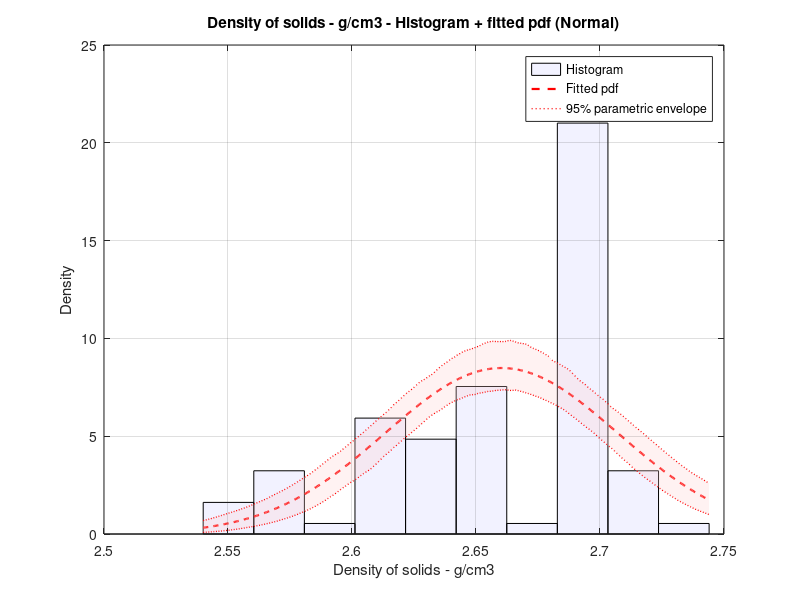
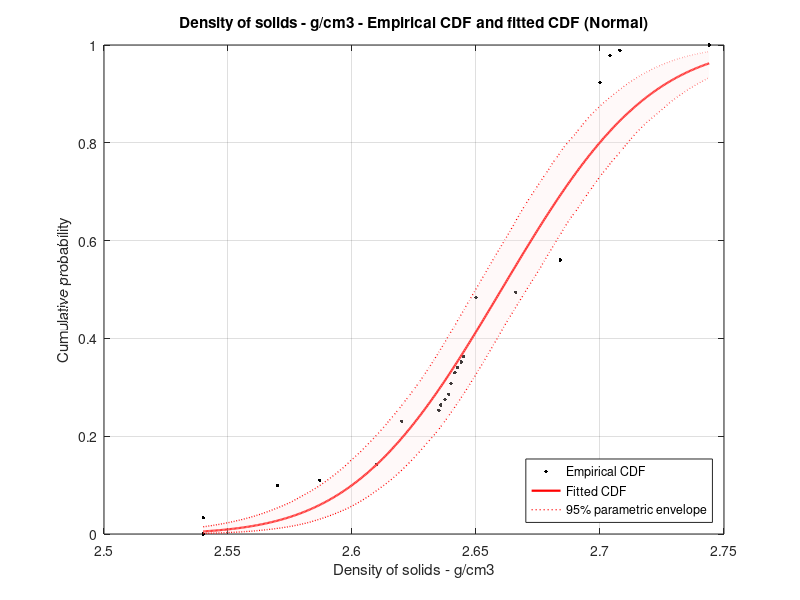

Recreate these plots in MATLAB, in order.
% stat_m.m
%
% Distribution analysis and conditional outlier detection
%
% Output: results.report contains parameters and analytical statistics of the bestModel

%% --- USER INPUT: paste your data and label here ---
raw_data = [ ...

2.54;

2.54;

2.54;

2.57;

2.57;

2.57;

2.57;

2.57;

2.57;

2.587;

2.61;

2.61;

2.61;

2.62;

2.62;

2.62;

2.62;

2.62;

2.62;

2.62;

2.62;

2.635;

2.635;

2.63575;

2.6375;

2.639;

2.64;

2.64;

2.6415;

2.6415;

2.6425;

2.644;

2.645;

2.65;

2.65;

2.65;

2.65;

2.65;

2.65;

2.65;

2.65;

2.65;

2.65;

2.65;

2.666;

2.684;

2.684;

2.684;

2.684;

2.684;

2.684;

2.7;

2.7;

2.7;

2.7;

2.7;

2.7;

2.7;

2.7;

2.7;

2.7;

2.7;

2.7;

2.7;

2.7;

2.7;

2.7;

2.7;

2.7;

2.7;

2.7;

2.7;

2.7;

2.7;

2.7;

2.7;
2.7;

2.7;

2.7;

2.7;

2.7;

2.7;

2.7;

2.7;

2.704;

2.704;

2.704;

2.704;

2.704;

2.708;

2.744

];

data_label = 'Density of solids - g/cm3';

%% Preparation and basic statistics
x = raw_data(:);

x = x(~isnan(x));
if isempty(x), error('raw_data is empty.'); end

N = numel(x);

if N < 3, error('Sample too small (N < 3).'); end

mean_x = mean(x);

median_x = median(x);

sd_x = std(x,0);
cv = sd_x / mean_x;

mad_x = mad(x,1);
min_x = min(x);
max_x = max(x);

fprintf('\nAnalyzing: %s (N=%d) \n', data_label, N);
fprintf('sample mean = %.6g, median = %.6g, sd = %.6g, CV = %.3g\n', mean_x, median_x, sd_x, cv);

%% --- Fit candidate models (moments / MLE) ---
% Normal
p_norm.mu = mean_x;
p_norm.sigma = sd_x;
ll_norm = sum(log(normpdf(x, p_norm.mu, p_norm.sigma) + eps));
AIC_norm = 2*2 - 2*ll_norm;

% LogNormal (MLE on log scale) if all positive
has_logn = all(x > 0);
if has_logn
  y = log(x);
  p_logn.mu = mean(y);
  p_logn.sigma = std(y,0);
  ll_logn = sum(log(lognpdf(x, p_logn.mu, p_logn.sigma) + eps));
  AIC_logn = 2*2 - 2*ll_logn;
else
  AIC_logn = Inf;
end

% Exponential (scale = mean)
has_exp = all(x >= 0);
if has_exp
  p_exp.scale = mean(x); % scale parameter (mean)
  ll_exp = sum(log(exppdf(x, p_exp.scale) + eps));
  AIC_exp = 2*1 - 2*ll_exp;
else
  AIC_exp = Inf;
end

% Triangular (mode from histogram) - optional
a_tri = min_x; b_tri = max_x;
[counts_hist, centers_hist] = hist(x, max(3, ceil(sqrt(N))));
[~, idxm] = max(counts_hist);
m_tri = centers_hist(idxm);
if exist('tri_pdf', 'file') == 2
  pdf_tri_vals = tri_pdf(x, a_tri, m_tri, b_tri);
  ll_tri = sum(log(pdf_tri_vals + eps));
  AIC_tri = 2*3 - 2*ll_tri;
else
  AIC_tri = Inf;
end

% Beta if in (0,1)
has_beta = all(x > 0) && all(x < 1);
if has_beta
  ab = betafit(x);
  p_beta.a = ab(1); p_beta.b = ab(2);
  ll_beta = sum(log(betapdf(x, p_beta.a, p_beta.b) + eps));
  AIC_beta = 2*2 - 2*ll_beta;
else
  AIC_beta = Inf;
end

% assemble model list and choose by AIC
models = {}; aic_vals = [];
models{end+1} = 'Normal'; aic_vals(end+1) = AIC_norm;
if has_logn; models{end+1} = 'LogNormal'; aic_vals(end+1) = AIC_logn; end
if has_exp; models{end+1} = 'Exponential'; aic_vals(end+1) = AIC_exp; end
if has_beta; models{end+1} = 'Beta'; aic_vals(end+1) = AIC_beta; end
if exist('tri_pdf', 'file') == 2; models{end+1} = 'Triangular'; aic_vals(end+1) = AIC_tri; end

[~, idxBest] = min(aic_vals);
bestModel = models{idxBest};
fprintf('Selected best model by AIC: %s\n', bestModel);

%% --- GOF (KS bootstrap) - optional if ks_boot available ---
if exist('ks_boot', 'file') == 2
  Bboot = 500;
  gof_results = struct();
  % Normal
  est_norm_handle = @(d) struct('type', 'Normal','mu',mean(d),'sigma', std(d,0));
  cdf_norm_handle = @(z,p) normcdf(z, p.mu, p.sigma);
  gof_results.Normal.pval = ks_boot(x, cdf_norm_handle, est_norm_handle, Bboot);
  % LogNormal
  if has_logn
    est_logn_handle = @(d) struct('type', 'LogNormal','mu',mean(log(d)),'sigma', std(log(d),0));
    cdf_logn_handle = @(z,p) logncdf(z, p.mu, p.sigma);
    gof_results.LogNormal.pval = ks_boot(x, cdf_logn_handle, est_logn_handle, Bboot);
  end
  if has_exp
    est_exp_handle = @(d) struct('type', 'Exponential', 'mu',mean(d));
    cdf_exp_handle = @(z,p) expcdf(z, p.mu);
    gof_results.Exponential.pval = ks_boot(x, cdf_exp_handle, est_exp_handle, Bboot);
  end
  if has_beta
    est_beta_handle = @(d) struct('type', 'Beta','a',betafit(d)(1),'b',betafit(d)(2));
    cdf_beta_handle = @(z,p) betacdf(z, p.a, p.b);
    gof_results.Beta.pval = ks_boot(x, cdf_beta_handle, est_beta_handle, Bboot);
  end
  if exist('cdf_tri_vector', 'file') == 2
    p_tri = struct('type','Triangular','a',a_tri,'m',m_tri,'b',b_tri);
    est_tri_wrapper = @(d) p_tri;
    cdf_tri_handle = @(z,p) cdf_tri_vector(z,p);
    gof_results.Triangular.pval = ks_boot(x, cdf_tri_handle, est_tri_wrapper, Bboot);
  end
  disp('GOF p-values (KS bootstrap):'); disp(gof_results);
else
  warning('ks_boot not found: skipping KS bootstrap GOF.');
end

%% --- Build unambiguous report for the bestModel ---
report = struct();
report.model = bestModel;
report.sample_mean = mean_x;
report.sample_sd = sd_x;
report.sample_cv = cv;

% compute analytic parameters and percentiles for the chosen model only
switch bestModel

case 'Normal'
  report.param_name = 'Normal (mean, sd)';
  report.mu = p_norm.mu;
  report.sigma = p_norm.sigma;
  report.mean_analytic = p_norm.mu;
  report.sd_analytic = p_norm.sigma;
  report.P5 = norminv(0.05, p_norm.mu, p_norm.sigma);
  report.P50 = p_norm.mu;
  report.P95 = norminv(0.95, p_norm.mu, p_norm.sigma);

case 'LogNormal'
  report.param_name = 'LogNormal (mu_ln, sigma_ln)';
  report.mu_ln = p_logn.mu;
  report.sigma_ln = p_logn.sigma;
  report.mean_analytic = exp(p_logn.mu + 0.5 * p_logn.sigma^2);
  report.sd_analytic = sqrt((exp(p_logn.sigma^2)-1)*exp(2*p_logn.mu + p_logn.sigma^2));
  report.P5 = exp(p_logn.mu + norminv(0.05)*p_logn.sigma);
  report.P50 = exp(p_logn.mu);
  report.P95 = exp(p_logn.mu + norminv(0.95)*p_logn.sigma);

case 'Exponential'
  report.param_name = 'Exponential (scale)';
  report.scale = p_exp.scale;
  report.mean_analytic = p_exp.scale;
  report.sd_analytic = p_exp.scale;
  report.P5 = - p_exp.scale * log(1-0.05);
  report.P50 = - p_exp.scale * log(0.5);
  report.P95 = - p_exp.scale * log(1-0.95);

case 'Beta'
  report.param_name = 'Beta (a, b)';
  report.a = p_beta.a;
  report.b = p_beta.b;
  report.mean_analytic = p_beta.a / (p_beta.a + p_beta.b);
  report.sd_analytic = sqrt((p_beta.a*p_beta.b)/((p_beta.a+p_beta.b)^2*(p_beta.a+p_beta.b+1)));
  report.P5 = betainv(0.05, p_beta.a, p_beta.b);
  report.P50 = betainv(0.5, p_beta.a, p_beta.b);
  report.P95 = betainv(0.95, p_beta.a, p_beta.b);

case 'Triangular'
  report.param_name = 'Triangular (a, m, b)';
  report.a = a_tri; report.m = m_tri; report.b = b_tri;
  report.mean_analytic = (a_tri + m_tri + b_tri)/3;
  report.sd_analytic = NaN;
  report.P5 = []; report.P50 = []; report.P95 = [];

otherwise
  error('Unknown bestModel: %s', bestModel);
end
results = struct();
results.report = report;

%% --- Parametric bootstrap only for the bestModel (when applicable)
if strcmp(bestModel, 'LogNormal')
  Bparam = 2000;
  rng('default');
  mu_boot = zeros(Bparam, 1); sigma_boot = zeros(Bparam, 1);

  for b = 1:Bparam
    sim = lognrnd(p_logn.mu, p_logn.sigma, N, 1);
    mu_boot(b) = mean(log(sim));
    sigma_boot(b) = std(log(sim),0);
  end
  results.report.mu_ln_CI = prctile(mu_boot, [2.5 97.5]);
  results.report.sigma_ln_CI = prctile(sigma_boot, [2.5 97.5]);
  fprintf('Parametric bootstrap (LogNormal) mu_ln CI: [%.6g, %.6g], sigma_ln CI: [%.6g, %.6g]\n', ...
    results.report.mu_ln_CI(1), results.report.mu_ln_CI(2), results.report.sigma_ln_CI(1), results.report.sigma_ln_CI(2));

elseif strcmp(bestModel, 'Normal')
  % optional parametric bootstrap for Normal
  Bparam = 1000;
  rng('default');
  mu_b = zeros(Bparam, 1); sd_b = zeros(Bparam,1);
  for b = 1:Bparam
    sim = normrnd(p_norm.mu, p_norm.sigma, N, 1);
    mu_b(b) = mean(sim); sd_b(b)= std(sim,0);
  end
  results.report.mu_CI = prctile(mu_b, [2.5 97.5]);
  results.report.sigma_CI = prctile(sd_b, [2.5 97.5]);
  fprintf('Parametric bootstrap (Normal) mean CI: [%.6g, %.6g], sd CI: [%.6g, %.6g]\n', ...
    results.report.mu_CI(1), results.report.mu_CI(2), results.report.sigma_CI(1), results.report.sigma_CI(2));

elseif strcmp(bestModel, 'Exponential')
  % optional bootstrap for exponential scale
  Bparam = 1000;
  rng('default');
  scale_b = zeros(Bparam, 1);
  for b = 1:Bparam
    sim = exprnd(p_exp.scale, N, 1);
    scale_b(b) = mean(sim);
  end
  results.report.scale_CI = prctile(scale_b, [2.5 97.5]);
  fprintf('Parametric bootstrap (Exponential) scale CI: [%.6g, %.6g]\n', results.report.scale_CI(1), results.report.scale_CI(2));
end

%% --- Final printout (only fields of the bestModel) ---
fprintf(' \n --- Final report for bestModel: %s --- \n', bestModel);
switch bestModel

case 'Normal'
  fprintf('Model: Normal\n');
  fprintf('mu = %.6g, sigma = %.6g\n', results.report.mu, results.report.sigma);
  fprintf('analytic mean = %.6g, analytic sd = %.6g\n', results.report.mean_analytic, results.report.sd_analytic);
  fprintf('P5, P50, P95 = %.6g, %.6g, %.6g\n', results.report.P5, results.report.P50, results.report.P95);

case 'LogNormal'
  fprintf('Model: LogNormal\n');
  fprintf('mu_ln = %.6g, sigma_ln = %.6g\n', results.report.mu_ln, results.report.sigma_ln);
  fprintf('analytic mean = %.6g, analytic sd = %.6g\n', results.report.mean_analytic, results.report.sd_analytic);
  fprintf('P5, P50, P95 = %.6g, %.6g, %.6g\n', results.report.P5, results.report.P50, results.report.P95);

case 'Exponential'
  fprintf('Model: Exponential\n');
  fprintf('scale = %.6g\n', results.report.scale);
  fprintf('analytic mean = %.6g, analytic sd = %.6g\n', results.report.mean_analytic, results.report.sd_analytic);
  fprintf('P5, P50, P95 = %.6g, %.6g, %.6g\n', results.report.P5, results.report.P50, results.report.P95);

case 'Beta'
  fprintf('Model: Beta\n');
  fprintf('a = %.6g, b = %.6g\n', results.report.a, results.report.b);
  fprintf('analytic mean = %.6g, analytic sd = %.6g\n', results.report.mean_analytic, results.report.sd_analytic);
  fprintf('P5, P50, P95 = %.6g, %.6g, %.6g\n', results.report.P5, results.report.P50, results.report.P95);

case 'Triangular'
  fprintf('Model: Triangular\n');
  fprintf('a = %.6g, m = %.6g, b = %.6g\n', results.report.a, results.report.m, results.report.b);
  fprintf('analytic mean = %.6g\n', results.report.mean_analytic);

otherwise
  fprintf('No final print implemented for model: %s\n', bestModel);
end

%% --- Conditional outlier detection (applied to bestModel) ---
function out_idx = detect_outliers_by_model_local(xvec, model_name, mad_thresh)
if nargin < 3; mad_thresh = 3.5; end
pos = find(~isnan(xvec));
x_pos = xvec(pos);

switch model_name
case 'LogNormal'
  y = log(x_pos);

case 'Beta'
  x_pos = min(max(x_pos, eps), 1-eps);
  y = log(x_pos ./ (1 - x_pos));

case 'Exponential'
  y = log(x_pos);

otherwise
  y = x_pos;
end

Q1 = prctile(y,25); Q3 = prctile(y,75); IQRval = Q3 - Q1;
iqr_low = Q1 - 1.5 * IQRval; iqr_high = Q3 + 1.5 * IQRval;
idx_iqr = find(y < iqr_low | y > iqr_high);

med_y = median(y); mad_y = mad(y,1);
if mad_y == 0
  idx_mad = [];
else
  robust_z = abs((y - med_y) / (1.4826 * mad_y));
  idx_mad = find(robust_z > mad_thresh);
end
idx_union = unique([idx_iqr; idx_mad]);

out_idx = pos(idx_union);
end

outliers_conditional = detect_outliers_by_model_local(x, bestModel, 3.5);
fprintf('\nOutlier detection (conditional on %s): \n', bestModel);
if isempty(outliers_conditional)
  fprintf(' (none) \n');
else
  for i = 1:numel(outliers_conditional)
    fprintf(' index %d, value = %.6g\n', outliers_conditional(i), x(outliers_conditional(i)));
  end
end

%% --- Plot: linear histogram + fitted pdf + bootstrap envelope (95% CI) ---
% We assume the following variables exist in the workspace:
% x, bestModel, p_norm, p_logn, p_exp, p_beta, a_tri, m_tri, b_tri

Bplot = 500;
xx = linspace(min(x), max(x), 400);

% --- histogram / KDE
figure('Name', ['Histogram + fitted pdf - ' data_label], 'NumberTitle', 'off');
if exist('histcounts', 'file') == 2
  [counts_plot, edges_plot] = histcounts(x, max(3, ceil(sqrt(N))));
  centers_plot = (edges_plot(1:end-1) + edges_plot(2:end))/2;
  binw_plot = edges_plot(2) - edges_plot(1);
else
  [counts_plot, centers_plot] = hist(x, max(3, ceil(sqrt(N))));
  binw_plot = centers_plot(2) - centers_plot(1);
end
density_plot = counts_plot / (N * binw_plot);
bar(centers_plot, density_plot, 1, 'FaceColor', [0.95 0.95 1], 'EdgeColor', 'k');
hold on;

% KDE (if available)
if exist('ksdensity', 'file') == 2 || exist('ksdensity', 'builtin') == 5
  try
    [f_kde, xi_kde] = ksdensity(x, 'Support', [min(x) max(x)]);
    plot(xi_kde, f_kde, 'Color', [0.2 0.2 0.8], 'LineWidth', 1.2);
  catch
    % ignore KDE errors
  end
end

% --- fitted pdf according to bestModel
pdf_hat = zeros(size(xx));
simfun = []; param1 = []; param2 = [];
switch bestModel
case 'Normal'
  pdf_hat = normpdf(xx, p_norm.mu, p_norm.sigma);
  simfun = @(mu, sig) normrnd(mu, sig, N, 1);
  param1 = p_norm.mu; param2 = p_norm.sigma;
case 'LogNormal'
  pdf_hat = lognpdf(xx, p_logn.mu, p_logn.sigma);
  simfun = @(mu, sig) lognrnd(mu, sig, N, 1);
  param1 = p_logn.mu; param2 = p_logn.sigma;
case 'Exponential'
  pdf_hat = exppdf(xx, p_exp.scale);
  simfun = @(mu,~) exprnd(mu, N, 1);
  param1 = p_exp.scale; param2 = NaN;
case 'Beta'
  pdf_hat = betapdf(xx, p_beta.a, p_beta.b);
  simfun = @(a,b) betarnd(a,b, N, 1);
  param1 = p_beta.a; param2 = p_beta.b;
case 'Triangular'
  if exist('tri_pdf', 'file') == 2
    pdf_hat = tri_pdf(xx, a_tri, m_tri, b_tri);
  else
    pdf_hat = zeros(size(xx));
  end
  simfun = []; param1 = []; param2 = [];
otherwise
  pdf_hat = zeros(size(xx));
end

% plot fitted pdf
if any(pdf_hat > 0)
  plot(xx, pdf_hat, 'r--', 'LineWidth', 1.6);
end

% --- parametric bootstrap envelope (95% CI) for the fitted pdf ---
pdf_boot = [];
if ~isempty(simfun)
  pdf_boot = zeros(Bplot, numel(xx));
  for b = 1:Bplot
    if strcmp(bestModel, 'LogNormal') || strcmp(bestModel, 'Normal')
      sim = simfun(param1, param2);
    elseif strcmp(bestModel, 'Exponential')
      sim = simfun(param1, []);
    elseif strcmp(bestModel, 'Beta')
      sim = simfun(param1, param2);
    else
      sim = [];
    end
    if ~isempty(sim)
      switch bestModel
      case 'LogNormal'
        mu_b = mean(log(sim)); sigma_b = std(log(sim),0);
        pdf_boot(b,:) = lognpdf(xx, mu_b, sigma_b);
      case 'Normal'
        mu_b = mean(sim); sigma_b = std(sim,0);
        pdf_boot(b,:) = normpdf(xx, mu_b, sigma_b);
      case 'Exponential'
        mu_b = mean(sim);
        pdf_boot(b,:) = exppdf(xx, mu_b);
      case 'Beta'
        ab_b = betafit(sim);
        pdf_boot(b,:) = betapdf(xx, ab_b(1), ab_b(2));
      end
    end
  end
  if ~isempty(pdf_boot)
    pdf_lo = prctile(pdf_boot, 2.5);
    pdf_hi = prctile(pdf_boot, 97.5);
    plot(xx, pdf_lo, 'r:', 'LineWidth', 1);
    plot(xx, pdf_hi, 'r:', 'LineWidth', 1);
    % shaded envelope (optional)
    try
      xenv = [xx, fliplr(xx)];
      yenv = [pdf_lo, fliplr(pdf_hi)];
      h = fill(xenv, yenv, [1 0.8 0.8], 'EdgeColor', 'none');
      set(h, 'FaceAlpha', 0.25);
    catch
      % ignore fill errors
    end
  end
end

% finalize plot
xlabel(data_label); ylabel('Density');
title(sprintf('%s - Histogram + fitted pdf (%s)', data_label, bestModel));
legend_entries = {'Histogram'};
if exist('f_kde', 'var'); legend_entries{end+1} = 'KDE'; end
if any(pdf_hat>0); legend_entries{end+1} = 'Fitted pdf'; end
if ~isempty(pdf_boot); legend_entries{end+1} = '95% parametric envelope'; end
legend(legend_entries, 'Location', 'northeast');
grid on; hold off;

%% --- Plot: fitted CDF + bootstrap envelope (95% CI) ---
figure('Name', ['Fitted CDF + envelope - ' data_label], 'NumberTitle', 'off');
xx_cdf = linspace(min(x), max(x), 400);
cdf_hat = zeros(size(xx_cdf));
cdf_boot = [];

switch bestModel
case 'Normal'
  cdf_hat = normcdf(xx_cdf, p_norm.mu, p_norm.sigma);
case 'LogNormal'
  cdf_hat = logncdf(xx_cdf, p_logn.mu, p_logn.sigma);
case 'Exponential'
  cdf_hat = expcdf(xx_cdf, p_exp.scale);
case 'Beta'
  cdf_hat = betacdf(xx_cdf, p_beta.a, p_beta.b);
case 'Triangular'
  if exist('cdf_tri_vector', 'file') == 2
    cdf_hat = cdf_tri_vector(xx_cdf, struct('a', a_tri, 'm', m_tri, 'b', b_tri));
  else
    cdf_hat = zeros(size(xx_cdf));
  end
otherwise
  cdf_hat = zeros(size(xx_cdf));
end

% empirical CDF for comparison
[f_emp, x_emp] = ecdf(x);

% plot empirical CDF and fitted CDF
plot(x_emp, f_emp, 'k.', 'MarkerSize', 8); hold on;
plot(xx_cdf, cdf_hat, 'r-', 'LineWidth', 1.6);

% bootstrap envelope for CDF (parametric) if simfun available
if ~isempty(simfun)
  cdf_boot = zeros(Bplot, numel(xx_cdf));
  for b = 1:Bplot
    if strcmp(bestModel, 'LogNormal') || strcmp(bestModel, 'Normal')
      sim = simfun(param1, param2);
    elseif strcmp(bestModel, 'Exponential')
      sim = simfun(param1, []);
    elseif strcmp(bestModel, 'Beta')
      sim = simfun(param1, param2);
    else
      sim = [];
    end
    if ~isempty(sim)
      switch bestModel
      case 'LogNormal'
        cdf_boot(b,:) = logncdf(xx_cdf, mean(log(sim)), std(log(sim),0));
      case 'Normal'
        cdf_boot(b,:) = normcdf(xx_cdf, mean(sim), std(sim,0));
      case 'Exponential'
        cdf_boot(b,:) = expcdf(xx_cdf, mean(sim));
      case 'Beta'
        ab_b = betafit(sim);
        cdf_boot(b,:) = betacdf(xx_cdf, ab_b(1), ab_b(2));
      end
    end
  end
  if ~isempty(cdf_boot)
    cdf_lo = prctile(cdf_boot, 2.5);
    cdf_hi = prctile(cdf_boot, 97.5);
    plot(xx_cdf, cdf_lo, 'r:', 'LineWidth', 1);
    plot(xx_cdf, cdf_hi, 'r:', 'LineWidth', 1);
    % shaded envelope
    try
      xenv = [xx_cdf, fliplr(xx_cdf)];
      yenv = [cdf_lo, fliplr(cdf_hi)];
      h2 = fill(xenv, yenv, [1 0.9 0.9], 'EdgeColor', 'none');
      set(h2, 'FaceAlpha', 0.25);
    catch
      % ignore fill errors
    end
  end
end

xlabel(data_label); ylabel('Cumulative probability');
title(sprintf('%s - Empirical CDF and fitted CDF (%s)', data_label, bestModel));
legend('Empirical CDF', 'Fitted CDF', '95% parametric envelope', 'Location', 'southeast');

grid on; hold off;

%% --- Save final results in "results" (already contains results.report) ---
results.outliers_conditional = outliers_conditional;
fprintf('\nResults saved in variable "results". Use results.report for bestModel parameters.\n');

% End of script
